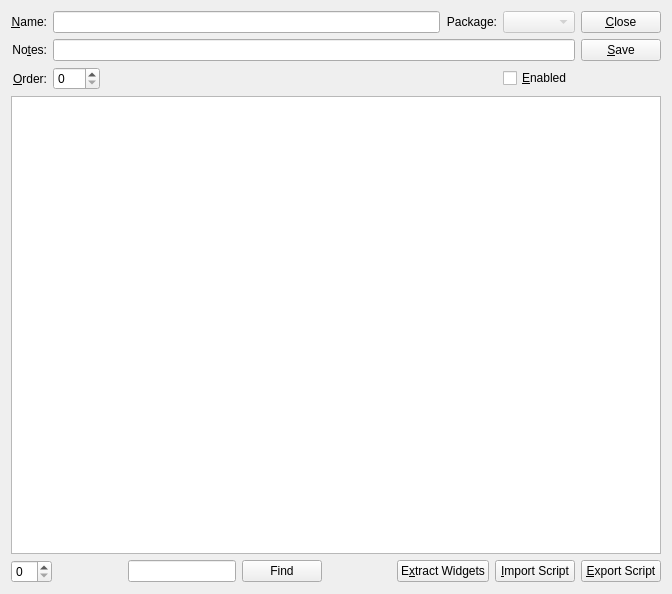
<?xml version="1.0" encoding="UTF-8"?>
<ui version="4.0">
 <comment>This file is part of the xTuple ERP: PostBooks Edition, a free and
open source Enterprise Resource Planning software suite,
Copyright (c) 1999-2019 by OpenMFG LLC, d/b/a xTuple.
It is licensed to you under the Common Public Attribution License
version 1.0, the full text of which (including xTuple-specific Exhibits)
is available at www.xtuple.com/CPAL.  By using this software, you agree
to be bound by its terms.</comment>
 <class>scriptEditor</class>
 <widget class="QWidget" name="scriptEditor">
  <property name="geometry">
   <rect>
    <x>0</x>
    <y>0</y>
    <width>672</width>
    <height>594</height>
   </rect>
  </property>
  <property name="windowTitle">
   <string>[*]Script Editor</string>
  </property>
  <layout class="QGridLayout" name="gridLayout">
   <item row="0" column="0">
    <widget class="QLabel" name="_nameLit">
     <property name="text">
      <string>&amp;Name:</string>
     </property>
     <property name="alignment">
      <set>Qt::AlignRight|Qt::AlignTrailing|Qt::AlignVCenter</set>
     </property>
     <property name="buddy">
      <cstring>_name</cstring>
     </property>
    </widget>
   </item>
   <item row="0" column="1" colspan="2">
    <widget class="XLineEdit" name="_name"/>
   </item>
   <item row="0" column="3">
    <widget class="QLabel" name="_packageLit">
     <property name="text">
      <string>Package:</string>
     </property>
     <property name="alignment">
      <set>Qt::AlignRight|Qt::AlignTrailing|Qt::AlignVCenter</set>
     </property>
     <property name="buddy">
      <cstring>_package</cstring>
     </property>
    </widget>
   </item>
   <item row="0" column="4">
    <widget class="XComboBox" name="_package">
     <property name="enabled">
      <bool>false</bool>
     </property>
     <property name="allowNull" stdset="0">
      <bool>true</bool>
     </property>
     <property name="nullStr" stdset="0">
      <string>[ Not in a Package ]</string>
     </property>
    </widget>
   </item>
   <item row="0" column="5" rowspan="3">
    <layout class="QVBoxLayout" name="verticalLayout">
     <item>
      <widget class="QPushButton" name="_close">
       <property name="text">
        <string>&amp;Close</string>
       </property>
      </widget>
     </item>
     <item>
      <widget class="QPushButton" name="_save">
       <property name="text">
        <string>&amp;Save</string>
       </property>
      </widget>
     </item>
     <item>
      <spacer>
       <property name="orientation">
        <enum>Qt::Vertical</enum>
       </property>
       <property name="sizeType">
        <enum>QSizePolicy::Expanding</enum>
       </property>
       <property name="sizeHint" stdset="0">
        <size>
         <width>20</width>
         <height>20</height>
        </size>
       </property>
      </spacer>
     </item>
    </layout>
   </item>
   <item row="1" column="0">
    <widget class="QLabel" name="_notesLit">
     <property name="text">
      <string>No&amp;tes:</string>
     </property>
     <property name="alignment">
      <set>Qt::AlignRight|Qt::AlignTrailing|Qt::AlignVCenter</set>
     </property>
     <property name="buddy">
      <cstring>_notes</cstring>
     </property>
    </widget>
   </item>
   <item row="1" column="1" colspan="4">
    <widget class="XLineEdit" name="_notes"/>
   </item>
   <item row="2" column="0">
    <widget class="QLabel" name="_orderLit">
     <property name="text">
      <string>&amp;Order:</string>
     </property>
     <property name="alignment">
      <set>Qt::AlignRight|Qt::AlignTrailing|Qt::AlignVCenter</set>
     </property>
     <property name="buddy">
      <cstring>_order</cstring>
     </property>
    </widget>
   </item>
   <item row="2" column="1">
    <widget class="QSpinBox" name="_order">
     <property name="maximum">
      <number>999</number>
     </property>
    </widget>
   </item>
   <item row="2" column="4">
    <widget class="QCheckBox" name="_enabled">
     <property name="text">
      <string>&amp;Enabled</string>
     </property>
    </widget>
   </item>
   <item row="3" column="0" colspan="6">
    <widget class="QTextEdit" name="_source">
     <property name="sizePolicy">
      <sizepolicy hsizetype="Expanding" vsizetype="Expanding">
       <horstretch>0</horstretch>
       <verstretch>1</verstretch>
      </sizepolicy>
     </property>
     <property name="font">
      <font>
       <family>Monospace</family>
      </font>
     </property>
    </widget>
   </item>
   <item row="4" column="0" colspan="6">
    <layout class="QHBoxLayout">
     <item>
      <widget class="QSpinBox" name="_line"/>
     </item>
     <item>
      <spacer>
       <property name="orientation">
        <enum>Qt::Horizontal</enum>
       </property>
       <property name="sizeType">
        <enum>QSizePolicy::MinimumExpanding</enum>
       </property>
       <property name="sizeHint" stdset="0">
        <size>
         <width>20</width>
         <height>20</height>
        </size>
       </property>
      </spacer>
     </item>
     <item>
      <widget class="QLineEdit" name="_findText"/>
     </item>
     <item>
      <widget class="QPushButton" name="_find">
       <property name="text">
        <string>Find</string>
       </property>
      </widget>
     </item>
     <item>
      <spacer name="horizontalSpacer">
       <property name="orientation">
        <enum>Qt::Horizontal</enum>
       </property>
       <property name="sizeType">
        <enum>QSizePolicy::MinimumExpanding</enum>
       </property>
       <property name="sizeHint" stdset="0">
        <size>
         <width>20</width>
         <height>20</height>
        </size>
       </property>
      </spacer>
     </item>
     <item>
      <widget class="QPushButton" name="_extractWidgets">
       <property name="toolTip">
        <string>Extract widget names from matching screen, or present list of matching screens if multiple matches found</string>
       </property>
       <property name="text">
        <string>E&amp;xtract Widgets</string>
       </property>
      </widget>
     </item>
     <item>
      <widget class="QPushButton" name="_import">
       <property name="text">
        <string>&amp;Import Script</string>
       </property>
      </widget>
     </item>
     <item>
      <widget class="QPushButton" name="_export">
       <property name="text">
        <string>&amp;Export Script</string>
       </property>
      </widget>
     </item>
    </layout>
   </item>
   <item row="2" column="2">
    <spacer name="horizontalSpacer_3">
     <property name="orientation">
      <enum>Qt::Horizontal</enum>
     </property>
     <property name="sizeHint" stdset="0">
      <size>
       <width>40</width>
       <height>20</height>
      </size>
     </property>
    </spacer>
   </item>
  </layout>
 </widget>
 <layoutdefault spacing="6" margin="11"/>
 <customwidgets>
  <customwidget>
   <class>XComboBox</class>
   <extends>QComboBox</extends>
   <header>xcombobox.h</header>
  </customwidget>
  <customwidget>
   <class>XLineEdit</class>
   <extends>QLineEdit</extends>
   <header>xlineedit.h</header>
   <container>1</container>
  </customwidget>
 </customwidgets>
 <tabstops>
  <tabstop>_name</tabstop>
  <tabstop>_package</tabstop>
  <tabstop>_notes</tabstop>
  <tabstop>_order</tabstop>
  <tabstop>_enabled</tabstop>
  <tabstop>_source</tabstop>
  <tabstop>_line</tabstop>
  <tabstop>_findText</tabstop>
  <tabstop>_find</tabstop>
  <tabstop>_import</tabstop>
  <tabstop>_export</tabstop>
  <tabstop>_save</tabstop>
  <tabstop>_close</tabstop>
 </tabstops>
 <resources/>
 <connections>
  <connection>
   <sender>_close</sender>
   <signal>clicked()</signal>
   <receiver>scriptEditor</receiver>
   <slot>close()</slot>
   <hints>
    <hint type="sourcelabel">
     <x>495</x>
     <y>34</y>
    </hint>
    <hint type="destinationlabel">
     <x>20</x>
     <y>20</y>
    </hint>
   </hints>
  </connection>
 </connections>
</ui>
